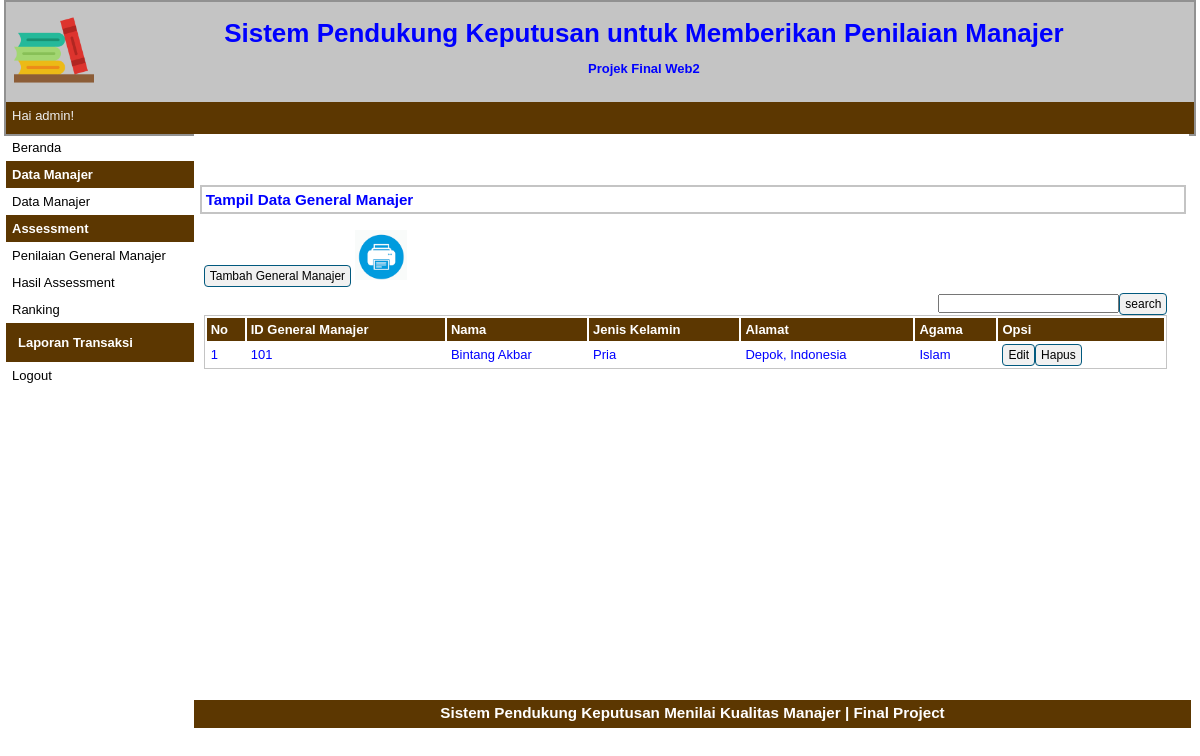
Page /halaman-gm.php?p=gm (signed in) on the committed database.
### tables this page shows
CREATE TABLE `tb_gm` (
  `id_gm` int(5) NOT NULL,
  `nama` varchar(30) NOT NULL,
  `jeniskelamin` varchar(10) NOT NULL,
  `alamat` varchar(40) NOT NULL,
  `agama` varchar(20) NOT NULL
);

### pages/gm.php (the view, shortened to what this page needs)
<div id="label-page"><h3>Tampil Data General Manajer</h3></div>
<div id="content">
	<p id="tombol-tambah-container"><a href="halaman-admin.php?p=gm-input" class="tombol">Tambah General Manajer</a>
	<a target="_blank" href="pages/cetak.php"><img src="print.png" height="50px" height="50px"></a>
	<FORM CLASS="form-inline" METHOD="POST">
	<div align="right"><form method=post><input type="text" name="pencarian"><input type="submit" name="search" value="search" class="tombol"></form>
	</FORM>
	</p>
	<table id="tabel-tampil">
		<tr>
			<th id="label-tampil-no">No</td>
			<th>ID General Manajer</th>
			<th>Nama</th>
			<th>Jenis Kelamin</th>
			<th>Alamat</th>
			<th>Agama</th>
			<th id="label-opsi">Opsi</th>
		</tr>
		<?php
		$nomor = 1;
		$query = "SELECT * FROM tb_gm";
		$q_tampil_anggota = mysqli_query($db, $query);
		if(mysqli_num_rows($q_tampil_anggota)>0)
		{
		while($r_tampil_anggota=mysqli_fetch_array($q_tampil_anggota)){
		?>
		<tr>
			<td><?php echo $nomor; ?></td>
			<td><?php echo $r_tampil_anggota['id_gm']; ?></td>
			<td><?php echo $r_tampil_anggota['nama']; ?></td>
			<td><?php echo $r_tampil_anggota['jeniskelamin']; ?></td>
			<td><?php echo $r_tampil_anggota['alamat']; ?></td>
			<td><?php echo $r_tampil_anggota['agama']; ?></td>
			<td>
				<div class="tombol-opsi-container"><a href="index.php?p=gm-edit&id=<?php echo $r_tampil_anggota['id_gm'];?>" class="tombol">Edit</a></div>
				<div class="tombol-opsi-container"><a href="proses/gm-hapus.php?id=<?php echo $r_tampil_anggota['id_gm']; ?>" onclick = "return confirm ('Apakah Anda Yakin Akan Menghapus Data Ini?')" class="tombol">Hapus</a></div>
			</td>
		</tr>
		<?php $nomor++; }
		}
		else {
			echo "<tr><td colspan=6>Data Tidak Ditemukan</td></tr>";
		}?>
	</table>
</div>

### style.css (style rules this page uses)
* { margin:0px; padding:0px }
body { font-family:sans-serif; font-size:13px; color:blue; }
#label-page { margin-top:6px; margin-bottom:6px; margin-left:6px; border:2px solid #C4C4C4; padding:4px; width:97.9%; }
#content { float:left; width:96.8%; min-height:454px; background-image : border:2px solid #C4C4C4; padding:10px; margin-bottom:6px; }
.tombol { border-radius:4px; font-size:12px; text-decoration:none; background-color:#F1F1F1; padding-top:3px; padding-bottom:3px; padding-left:5px; padding-right:5px; border:1px solid #01597E; color:black; }
#tombol-tambah-container { margin-bottom:10px; }
#tabel-tampil { border:1px solid #C4C4C4; width:100%; }
#tabel-tampil tr:nth-child(odd) { background-color:#F1F1F1; }
#tabel-tampil tr th { background-color:#5C3701; color:#FFFFFF; padding:4px; text-align:left; }
#tabel-tampil td { padding:4px; }
#label-tampil-no { width:30px; }
#label-opsi { width:158px; font-weight:bold; }
.tombol-opsi-container { float:left; }

### rows in the picture
tb_gm: id_gm "101", nama "Bintang Akbar", jeniskelamin "Pria", alamat "Depok, Indonesia", agama "Islam"

### other values in the picture
$_SESSION['sesi'] "admin"
